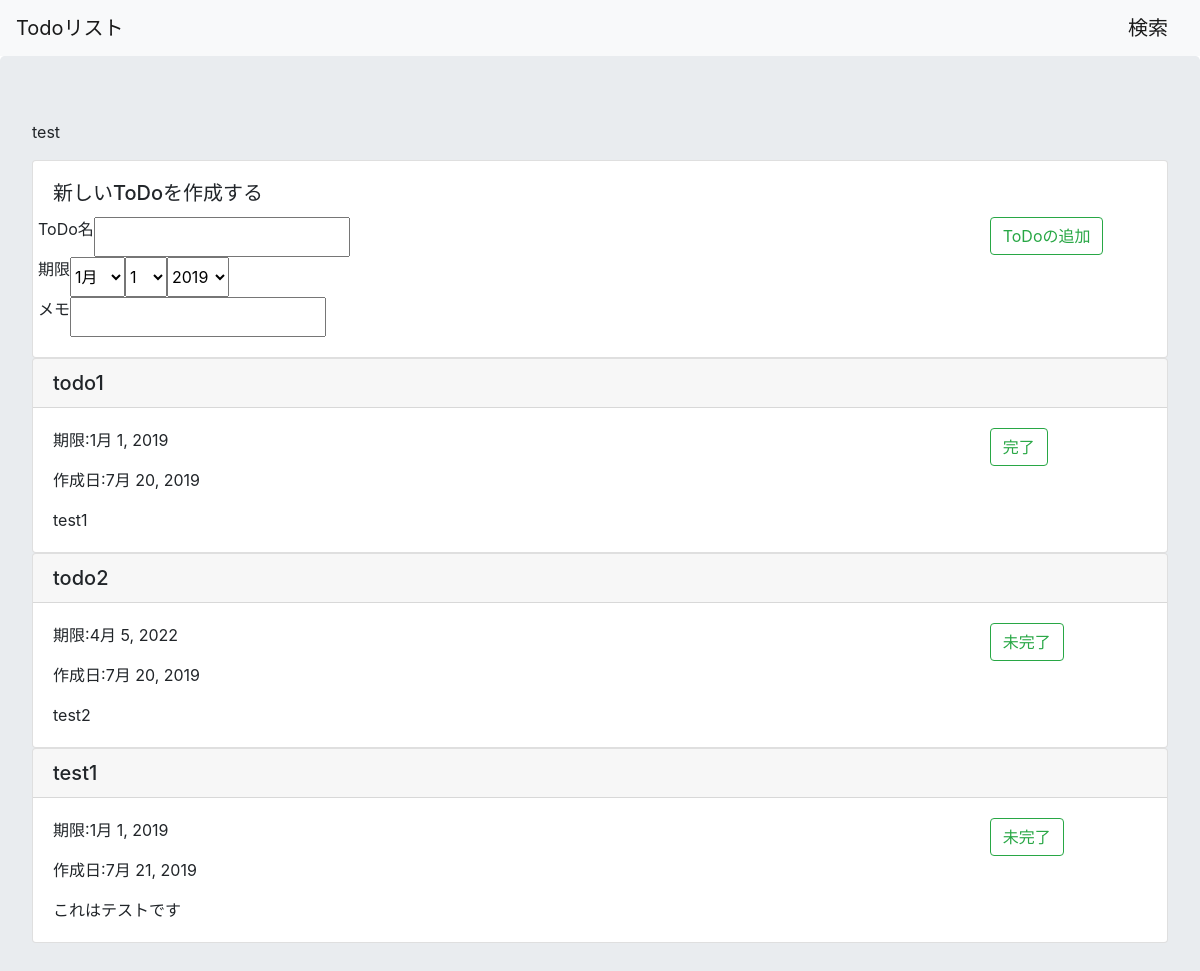
The app's page /list/1 with its own data.
### todo/models.py (models this page shows)
class List(models.Model):
    title = models.CharField(max_length=200)
    create_date = models.DateField(default=timezone.now)

class Task(models.Model):
    title = models.CharField(max_length=200)
    text = models.TextField()
    create_date = models.DateField(default=timezone.now)
    deadline_date = models.DateField(blank=True, null=True)
    completed = models.BooleanField(default=False)
    list = models.ForeignKey(List, on_delete=models.CASCADE)

### todo/views.py (the view, shortened to what this page needs)
# urls.py: path('list/<int:list_id>', views.list, name="list"),
def list(request, list_id):
    listdata = List.objects.get(id=list_id)
    taskdata = Task.objects.filter(list=listdata)
    form = TaskForm(request.POST or None)
    for t in taskdata:
        if str(t.id) in request.POST:
            if t.completed:
                t.completed = False
            elif not t.completed:
                t.completed = True
            t.save()
    params = {
        'id': list_id,
        'listdata': listdata,
        'taskdata': taskdata,
        'form': form,
    }
    return render(request, 'todo/list.html', params)

### todo/forms.py
class TaskForm(forms.Form):
    title = forms.CharField(max_length=30)
    deadline_date = forms.DateField(widget=forms.SelectDateWidget)
    text = forms.CharField(max_length=1000)

### todo/templates/todo/list.html (shortened to what this page needs)
{% extends "todo/base.html" %}
{% block content %}
<div class="jumbotron">
    <p>{{listdata.title}}</p>
    <form method = "post">
        <div class="card">
            <div class="card-body">
                <h5 class="card-title">新しいToDoを作成する</h5>
                    <div class = "row">
                        <div class = "col-10">
                            <div class = "row">
                                <p>ToDo名</p>
                                {{form.title}}
                            </div>
                            <div class = "row">
                                <p>期限</p>
                                {{form.deadline_date}}
                            </div>
                            <div class = "row">
                                <p>メモ</p>
                                {{form.text}}
                            </div>
                        </div>
                        <div class = "col-2">
                            <button class="btn btn-outline-success my-2 my-sm-0" type="submit" name="submit">ToDoの追加</button>
                        </div>
                    </div>
            </div>
        </div>
    </form>
    {% if not taskdata %}
        <p>登録されたToDoはございません</p>
    {% else %}
        {% for i in taskdata %}
        <div class="card">
            <h5 class="card-header">{{i.title}}</h5>
            <div class="card-body">
                <div class = "row">
                    <div class = "col-10">
                        <p class="card-text">期限:{{i.deadline_date}}</p>
                        <p class="card-text">作成日:{{i.create_date}}</p>
                        <p class="card-text">{{i.text}}</p>
                    </div>
                    <div class = "col-2">
                        <form method = "post">
                            <button class="btn btn-outline-success my-2 my-sm-0" type="submit" name={{i.id}}>
                                {% if i.completed %}
                                    完了
                                {% else %}
                                    未完了
                                {% endif %}
                            </button>
                        </form>
                    </div>
                </div>
            </div>
        </div>
        {% endfor %}
    {% endif %}
</div>
{% endblock %}

### records on screen
List: title "test"
Task: title "todo1", deadline_date "1月 1, 2019", create_date "7月 20, 2019", text "test1", completed "完了"
Task: title "todo2", deadline_date "4月 5, 2022", create_date "7月 20, 2019", text "test2", completed "未完了"
Task: title "test1", deadline_date "1月 1, 2019", create_date "7月 21, 2019", text "これはテストです", completed "未完了"
